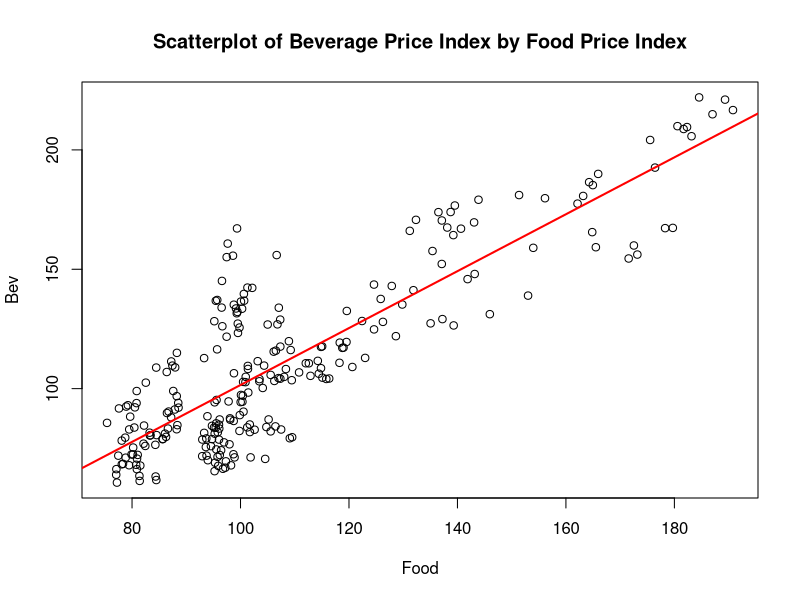
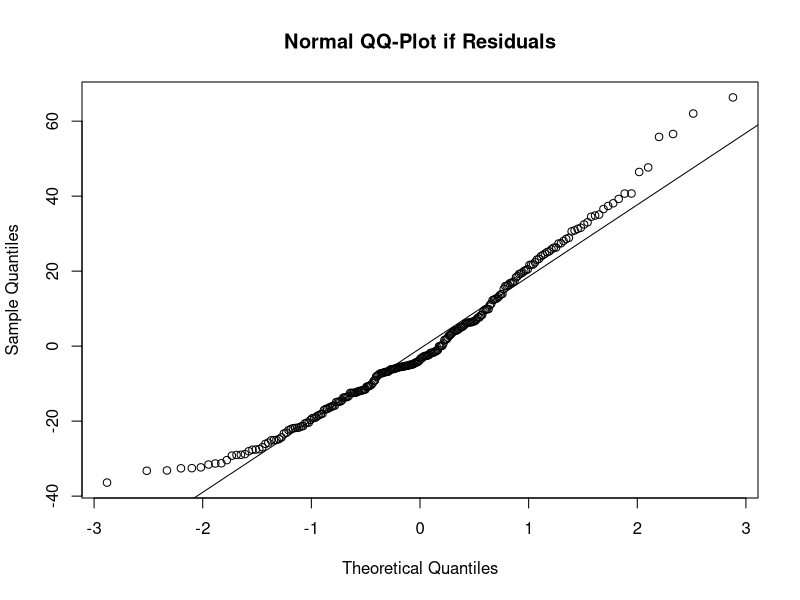
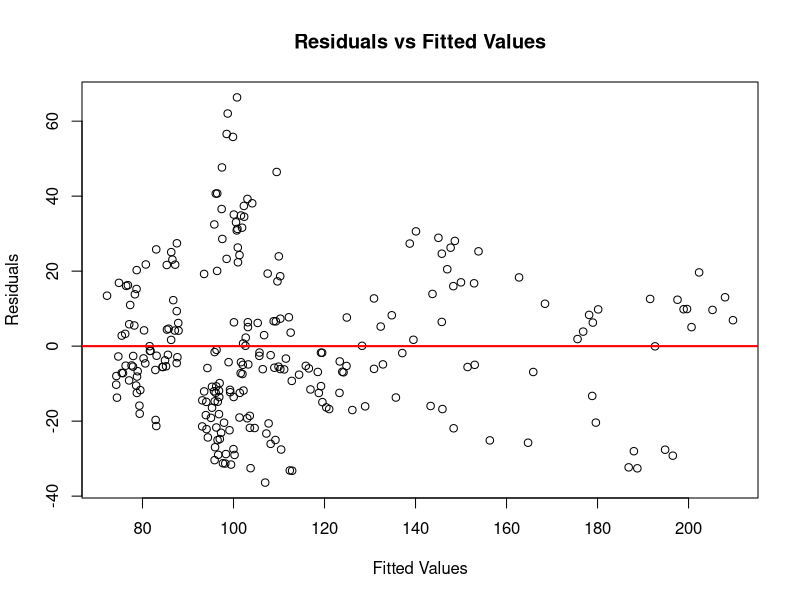

Recreate these plots in R, in order. (Note: this script raises an error after producing the figures.)
# MSAN 604 Lecture 1 Illustration
# Thursday, October 20th, 2016
# Instructor: Nathaniel T. Stevens

#setwd("/Users/ntstevens/Dropbox/Teaching/MSAN 604/2016/Lecture Material/")

#Get the data
D <- read.table("ConsIndex.txt", header=T)
head(D, 20)

#Use Jan 1991 - Dec 2011 as training window
Bev <- D$BevInd[1:252]
Food <- D$FoodInd[1:252]
Indust <- D$IndustInd[1:252]
Date <- D$Date[1:252]

#Plot Bev by Food to look for dependancy
plot(Food, Bev, main = "Scatterplot of Beverage Price Index by Food Price Index")
#Simple linear regression between these two variables
model.1 <- lm(Bev ~ Food)
summary(model.1)
#add least squares line to scatter plot
abline(model.1, col = "red", lwd = 2)

#Check OLS assumptions
r <- model.1$residuals
#Normality
qqnorm(r, main = "Normal QQ-Plot if Residuals")
qqline(r)
shapiro.test(r) # we would formally reject normality
#Constant Variance
f <- model.1$fitted.values
plot(f,r, main = "Residuals vs Fitted Values", xlab = "Fitted Values", ylab = "Residuals")
abline(h = 0, col = "red", lwd = 2) # heteroskedasticity may be violated (cone shape)
#Independence
plot(Date,r, main = "Residuals vs Time Order", xlab = "Date", ylab = "Residuals") # does not seem random
ts.plot(r, main = "Time Series Plot of Residuals", xlab = "Time", ylab = "Residuals") #This is a time series plot

#Predict BevInd for Jan, Feb, Mar
new <- data.frame(Food = c(D$FoodInd[253],D$FoodInd[254],D$FoodInd[255]))
predict.lm(model.1, new, level = 0.95, interval = "prediction")
#Compare to actual data points
D$BevInd[253:255]

###########################
#Add IndustInd to the model
model.2 <- lm(Bev ~ Food + Indust)
summary(model.2)

#Check OLS assumptions
r <- model.2$residuals
#Normality
qqnorm(r, main = "Normal QQ-Plot if Residuals (2)")
qqline(r)
shapiro.test(r)
#Constant Variance
f <- model.2$fitted.values
plot(f,r, main = "Residuals vs Fitted Values (2)", xlab = "Fitted Values", ylab = "Residuals")
abline(h = 0, col = "red", lwd = 2)
#Independence
ts.plot(r, main = "Time Series Plot of Residuals (2)", xlab = "Time", ylab = "Residuals") 

#Predict BevInd for Jan, Feb, Mar
new.2 <- data.frame(Food = c(D$FoodInd[253],D$FoodInd[254],D$FoodInd[255]), Indust = c(D$IndustInd[253],D$IndustInd[254],D$IndustInd[255]))
predict.lm(model.2, new.2, level = 0.95, interval = "prediction")
#Compare to actual data points
D$BevInd[253:255]

#Time series plots of variables
par(mfrow=c(3,1))
ts.plot(Bev)
ts.plot(Food)
ts.plot(Indust)
